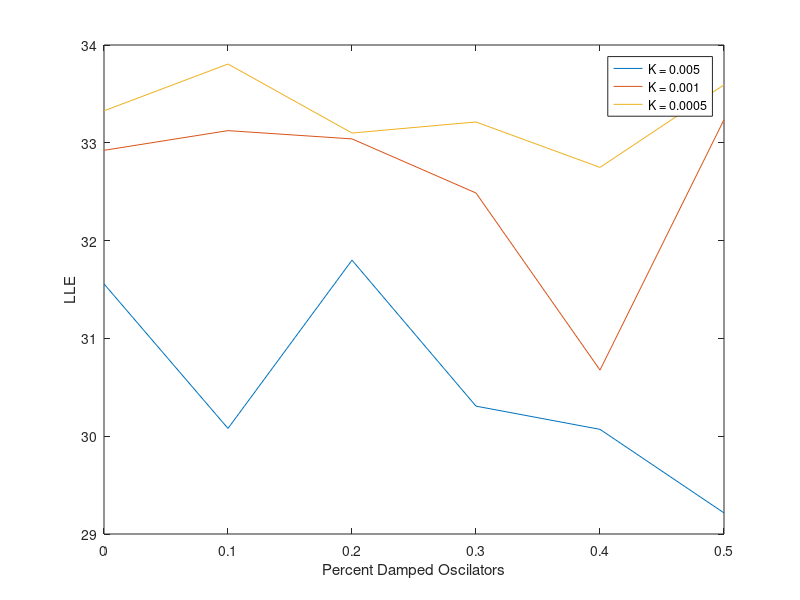

MATLAB code to generate this figure:

% light intensity is strong - 0.005
ts = [0
      0.1
      0.2
      0.3
      0.4
      0.5
      0.6
      0.7
      0.8
      0.9
      1.0];
  
  % LLE matrix format : original period - LLE
  LLEs = [34.10    31.65
          34.95    30.92
          34.00    31.80
          33.70    30.04
          34.78    30.76
          33.40    28.7
  ];
        
difs = LLEs(:,1) - LLEs(:,2);
normalized_lle = 34*(1-difs./LLEs(:,1));

        
% light intensity is moderate 0.001
  
  LLE1s = [34.10  33.02 
           34.95  34.05
           34.00  33.04
           33.70  32.2
           34.78  31.38
           33.40  32.65
  ];

difs = LLE1s(:,1) - LLE1s(:,2);
normalized_lle1 = 34*(1-difs./LLE1s(:,1));

        
% light intensity is weak 0.0005

  LLE2s = [34.10  33.425
           34.95  34.75 
           34.00  33.1
           33.70  32.92
           34.78  33.50
           33.40  33.00
           
           
           
           ];

difs = LLE2s(:,1) - LLE2s(:,2);
normalized_lle2 = 34*(1-difs./LLE2s(:,1));

t = [0
      0.1
      0.2
      0.3
      0.4
      0.5];

figure;
plot( t, normalized_lle);

hold on;
plot( t, normalized_lle1);
plot( t, normalized_lle2);

xlabel('Percent Damped Oscilators');
ylabel('LLE');
legend('K = 0.005', 'K = 0.001', 'K = 0.0005');